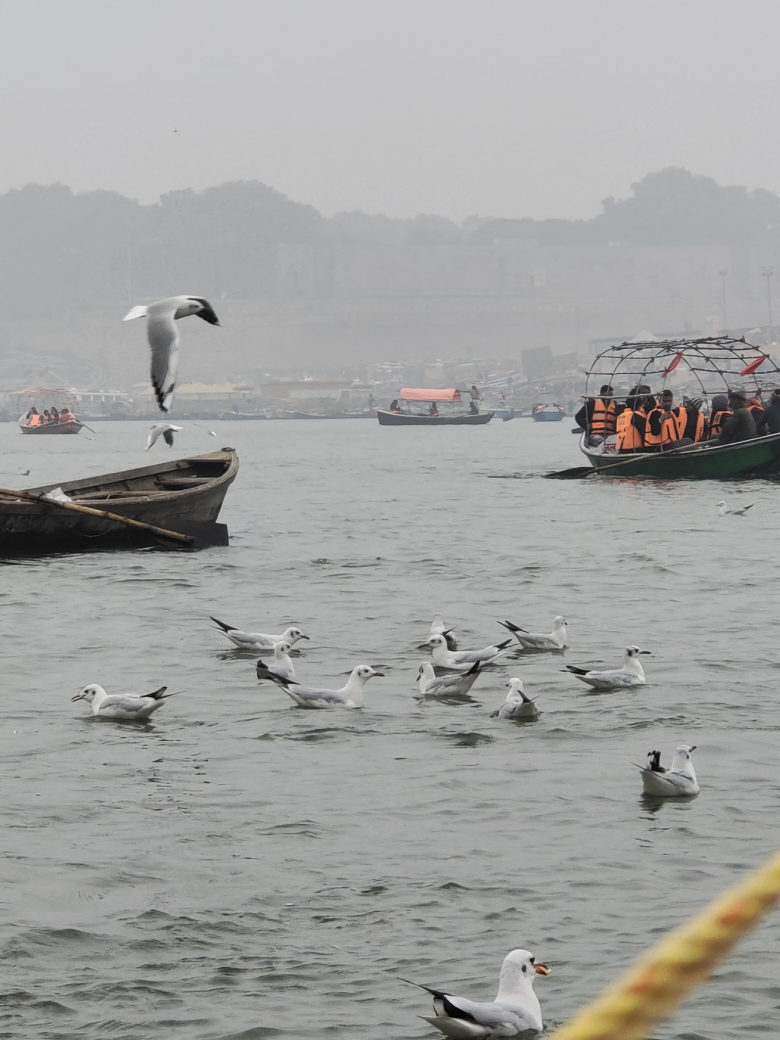
#> input picture test.JPG, 3120 x 4160 px (shown at 1/4 size)
$ jupyter execute imageprocessing.ipynb   (older library calls are emulated)
#> lines starting #> are read from the running program, lines starting #| are printed output that depends on the picture; after the words box and inside, x2 and y2 are one past the last pixel; in counts of white or black regions, pixels touching at a corner belong together
[cell 1]
import cv2
import numpy as np
import matplotlib.pyplot as plt
from skimage.feature import local_binary_pattern
from skimage.measure import shannon_entropy

def extract_features_with_viz(image_path, show=True):
    # Read & resize
#> called with image_path = './test.JPG', show = True
    img = cv2.imread(image_path)
#> img is the input picture: shape (4160, 3120, 3); mean B, G, R 161.1, 162.6, 162.1
    img = cv2.resize(img, (256, 256))
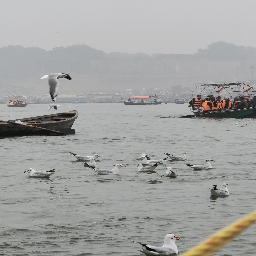
#> img: shape (256, 256, 3); mean B, G, R 161, 162.6, 162
    gray = cv2.cvtColor(img, cv2.COLOR_BGR2GRAY)
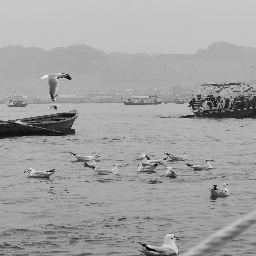
#> gray: shape (256, 256); min 3, max 243, mean 162.2

    # 1. LBP (Texture)
    # ---------------------------
    lbp = local_binary_pattern(gray, P=8, R=1, method="uniform")
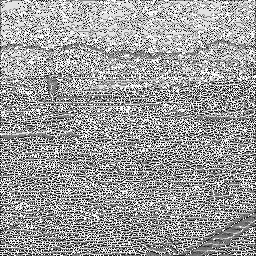
#> lbp: shape (256, 256) float64; min 0, max 9, mean 5.52; drawn with min black and max white
    lbp_mean = np.mean(lbp)
#> lbp_mean = 5.52
    from skimage.feature import graycomatrix, graycoprops

    glcm = graycomatrix(gray, [1], [0], symmetric=True, normed=True)
    contrast = graycoprops(glcm, 'contrast')[0,0]
#> contrast = 146.3

    # ---------------------------
    # 2. Noise
    # ---------------------------
    noise_std = np.std(gray)
#> noise_std = 33.61

    # ---------------------------
    # 3. Edge Density
    # ---------------------------
    edges = cv2.Canny(gray, 50, 150)
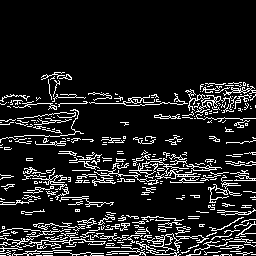
#> edges: shape (256, 256); 12.1% white in thin lines or dots, all inside (x1, y1, x2, y2) = (0, 72, 256, 256)
    edge_density = np.sum(edges > 0) / edges.size
#> edge_density = 0.121
    # 4. Sobel (Edge Strength)
    # ---------------------------
    sobel = cv2.Sobel(gray, cv2.CV_64F, 1, 1, ksize=3)
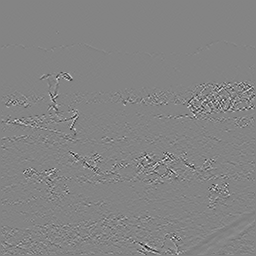
#> sobel: shape (256, 256) float64; min -286, max 265, mean 0; drawn with min black and max white
    sobel_mag = np.abs(sobel)
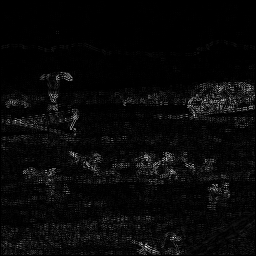
#> sobel_mag: shape (256, 256) float64; min 0, max 286, mean 10; drawn with min black and max white
    edge_strength = np.mean(sobel_mag)
#> edge_strength = 9.96

    # ---------------------------
    # 5. Color Variance
    color_var = np.var(img)
#> color_var = 1177.4


    entropy = shannon_entropy(gray)
#> entropy = 6.26


    f = np.fft.fft2(gray)
    fshift = np.fft.fftshift(f)
    magnitude = np.log(1 + np.abs(fshift))
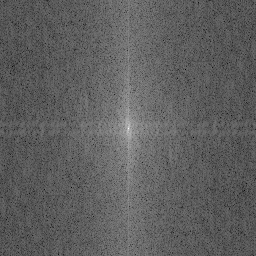
#> magnitude: shape (256, 256) float64; min 2.62, max 16.18, mean 7.69; drawn with min black and max white
    fft_energy = np.mean(magnitude)
#> fft_energy = 7.69


    if show:
        plt.figure(figsize=(16, 8))


        plt.subplot(3, 2, 1)
        plt.imshow(cv2.cvtColor(img, cv2.COLOR_BGR2RGB))
        plt.title("Original")
        plt.axis('off')


        plt.subplot(3, 2, 2)
        plt.imshow(lbp, cmap='gray')
        plt.title("LBP Texture")
        plt.axis('off')


        plt.subplot(3, 2, 3)
        plt.imshow(edges, cmap='gray')
        plt.title("Canny Edges")
        plt.axis('off')

        plt.subplot(3, 2, 4)
        plt.imshow(sobel_mag, cmap='gray')
        plt.title("Sobel Gradient")
        plt.axis('off')

        plt.subplot(3, 2, 5)
        plt.hist(gray.ravel(), bins=256)
        plt.title("Intensity Histogram")

        plt.subplot(3, 2, 6)
        plt.imshow(magnitude, cmap='gray')
        plt.title("FFT Spectrum")
        plt.axis('off')

        # plt.tight_layout()
        plt.show()
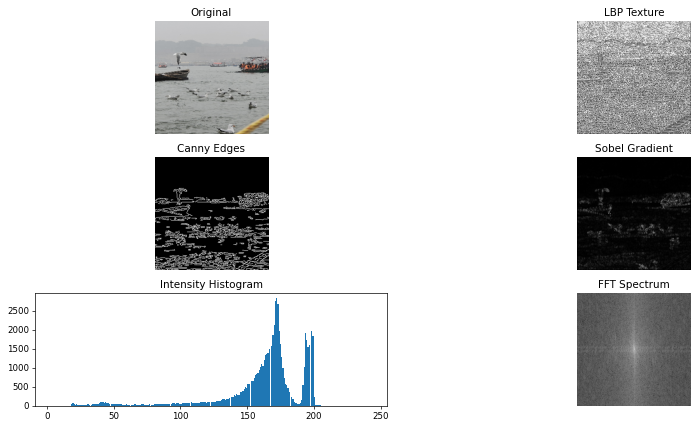
#> figure drawn by matplotlib, 6 panels; panel 5: tallest bar 2832 high, from x = 171.8 to 172.7

    features = [
        lbp_mean,
        noise_std,
        edge_density,
        edge_strength,
        color_var,
        entropy,
        fft_energy
    ]
#> features = [5.52, 33.61, 0.121, 9.96, 1177.4, 6.26, 7.69]

    return features
feat=np.array(extract_features_with_viz("./test.JPG", show=True)).astype(int)
#> feat = [5, 33, 0, 9, 1177, 6, 7]
print(feat)
#| [   5   33    0    9 1177    6    7]

$ run again, with Carla.png saved as test.JPG
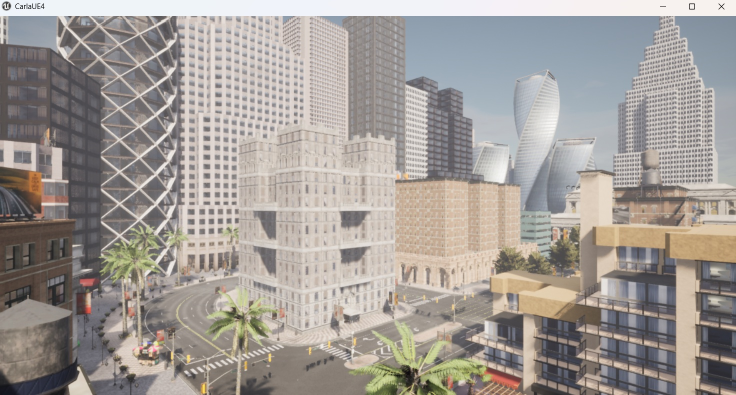
#> input picture Carla.png, 1472 x 790 px (shown at 1/2 size)
#> in extract_features_with_viz, img is the input picture: shape (790, 1472, 3); mean B, G, R 151, 155.8, 161.7
#> img: shape (256, 256, 3)
#> lbp_mean = 5.15
#> contrast = 689.5
#> noise_std = 46.51
#> in extract_features_with_viz, `edges = cv2.Canny(gray, 50, 150)`:
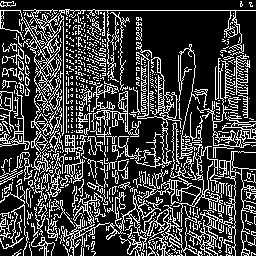
#> edges: shape (256, 256); 24.8% white in thin lines or dots
#> edge_density = 0.248
#> edge_strength = 21.01
#> color_var = 2214.3
#> entropy = 7.32
#> in extract_features_with_viz, `magnitude = np.log(1 + np.abs(fshift))`:
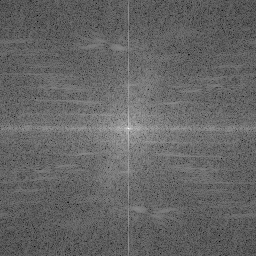
#> magnitude: shape (256, 256) float64; min 2.72, max 16.15, mean 8.06; drawn with min black and max white
#> fft_energy = 8.06
#> features = [5.15, 46.51, 0.248, 21.01, 2214.3, 7.32, 8.06]
#> feat = [5, 46, 0, 21, 2214, 7, 8]
#| [   5   46    0   21 2214    7    8]
